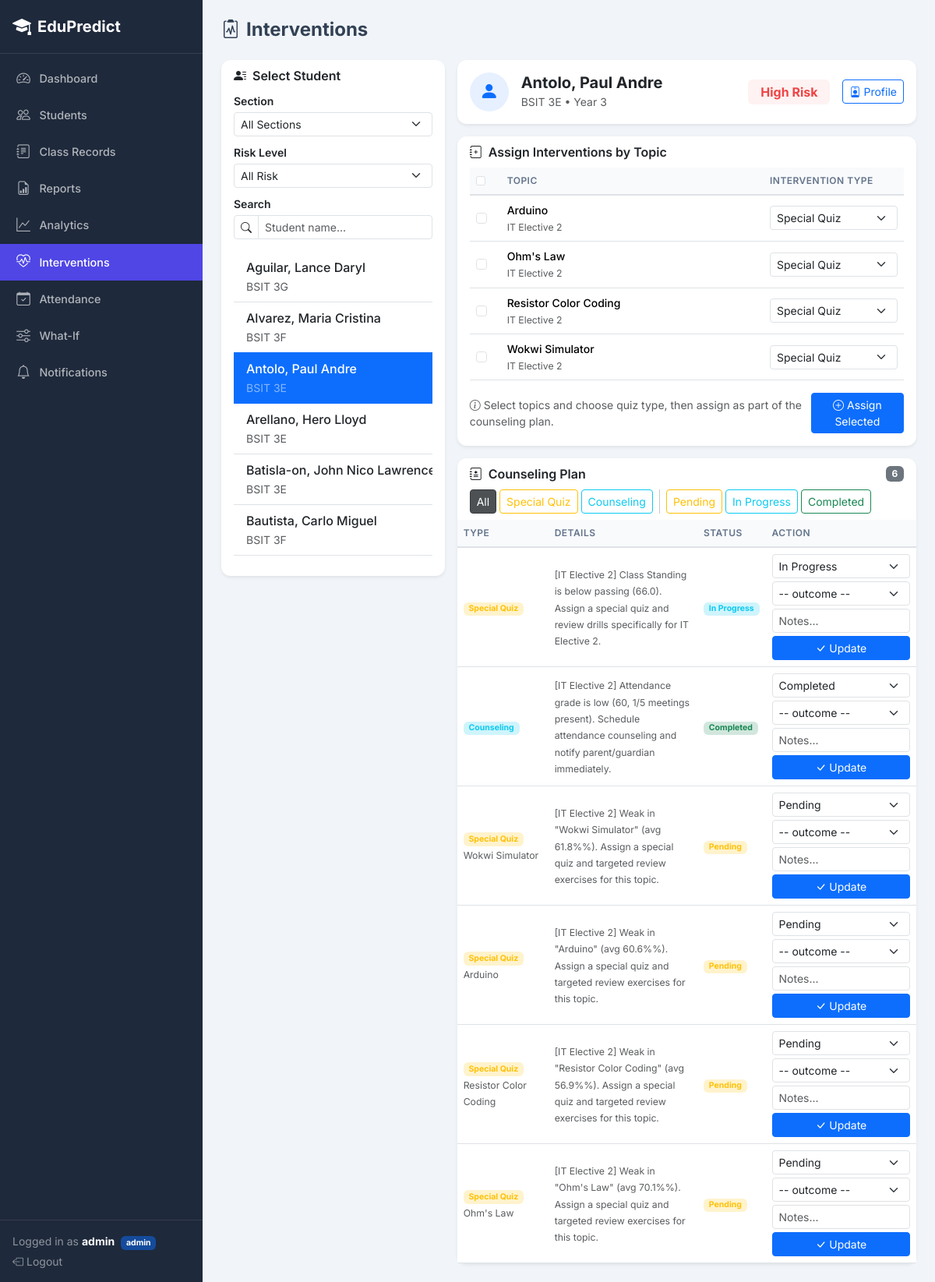
The page /interventions?student_id=1&section=&risk=&q= (signed in) on the database as committed earlier.
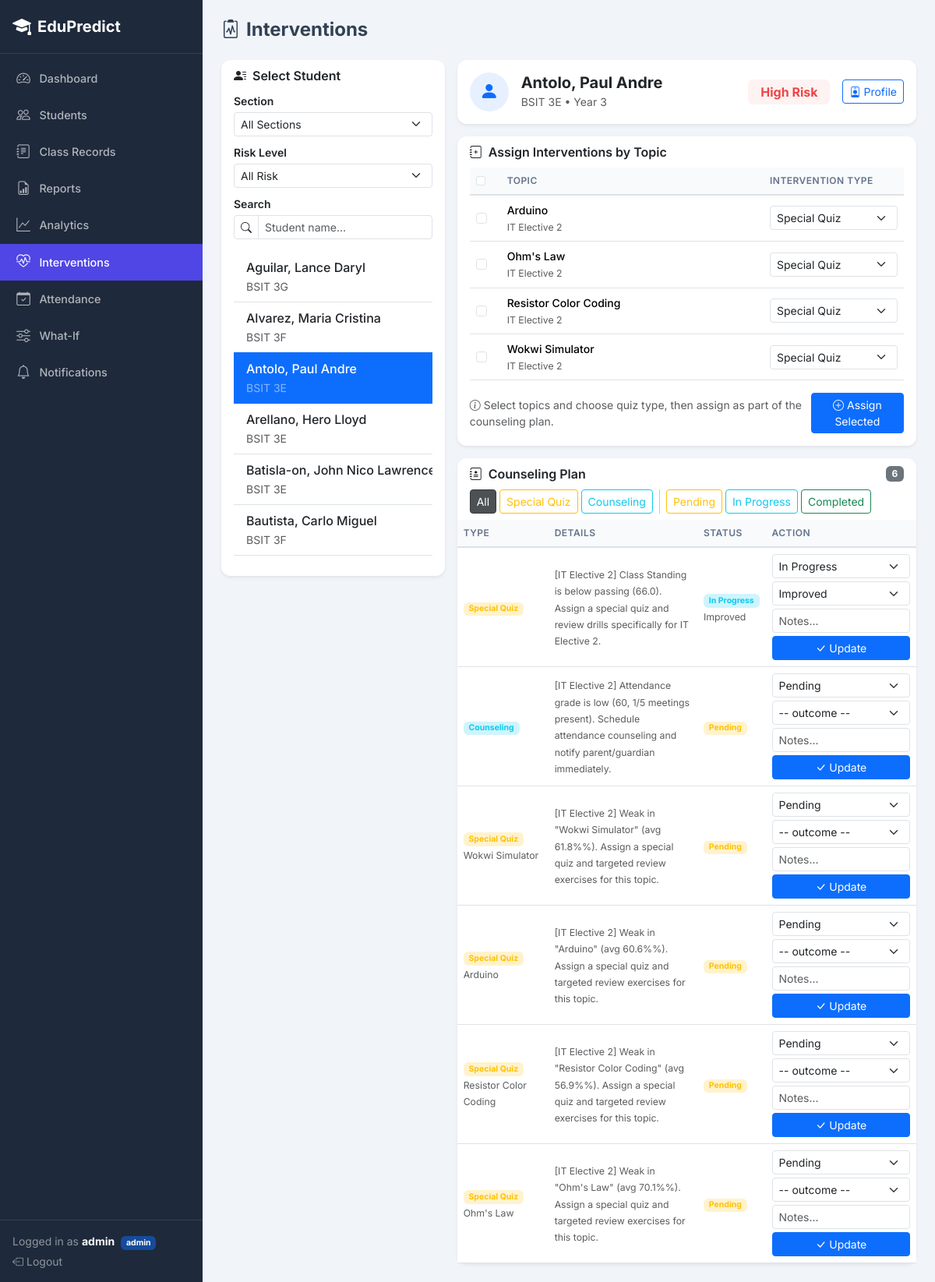
The same page on the database as committed later.
### app.py (models this page shows, shortened)
class Prediction(db.Model):
    __tablename__ = 'predictions'
    id = db.Column(db.Integer, primary_key=True)
    student_id = db.Column(db.Integer, db.ForeignKey('students.id'), nullable=False)
    subject_id = db.Column(db.Integer, db.ForeignKey('subjects.id'), nullable=False)
    risk_level = db.Column(db.String(10))
    predicted_grade = db.Column(db.Float)
    confidence = db.Column(db.Float)
    feature_importance = db.Column(db.Text)
    cluster_label = db.Column(db.String(30))
    recommendations = db.relationship('Recommendation', backref='prediction', lazy=True)
    subject = db.relationship('Subject')

class InterventionLog(db.Model):
    __tablename__ = 'intervention_log'
    id = db.Column(db.Integer, primary_key=True)
    recommendation_id = db.Column(db.Integer, db.ForeignKey('recommendations.id'), nullable=False)
    status = db.Column(db.String(20), default='pending')
    outcome = db.Column(db.String(20))
    notes = db.Column(db.Text)
    followed_up_at = db.Column(db.String(20))

class Recommendation(db.Model):
    __tablename__ = 'recommendations'
    id = db.Column(db.Integer, primary_key=True)
    prediction_id = db.Column(db.Integer, db.ForeignKey('predictions.id'), nullable=False)
    message = db.Column(db.Text)
    strategy_type = db.Column(db.String(50))
    topic_name = db.Column(db.String(100))
    interventions = db.relationship('InterventionLog', backref='recommendation', lazy=True)

### app.py (the view)
@app.route('/interventions')
@staff_required
def interventions():
    status_filter = request.args.get('status', 'all')
    section_filter = request.args.get('section', '')
    risk_filter = request.args.get('risk', '')
    search_q = request.args.get('q', '').strip()
    selected_student_id = request.args.get('student_id', 0, type=int)
    student_query = db.session.query(Student).join(
        Prediction, Prediction.student_id == Student.id
    )
    if section_filter:
        student_query = student_query.filter(Student.section == section_filter)
    if risk_filter in ('High', 'Medium'):
        student_query = student_query.filter(Prediction.risk_level == risk_filter)
    if search_q:
        student_query = student_query.filter(Student.name.ilike(f'%{search_q}%'))
    at_risk_students = student_query.distinct().order_by(Student.name).all()
    selected_student = None
    student_topics = []
    student_interventions = []
    student_prediction = None
    if selected_student_id:
        selected_student = db.session.get(Student, selected_student_id)
        if selected_student:
            student_prediction = Prediction.query.filter_by(
                student_id=selected_student_id
            ).order_by(Prediction.id.desc()).first()
            topics = Topic.query.join(Subject).join(
                Prediction, Prediction.subject_id == Subject.id
            ).filter(Prediction.student_id == selected_student_id).all()
            student_topics = topics if topics else Topic.query.all()
            student_interventions = (
                db.session.query(InterventionLog, Recommendation, Prediction)
                .join(Recommendation, InterventionLog.recommendation_id == Recommendation.id)
                .join(Prediction, Recommendation.prediction_id == Prediction.id)
                .filter(Prediction.student_id == selected_student_id)
                .order_by(InterventionLog.id.desc()).all()
            )
    sections = [r[0] for r in db.session.query(Student.section).distinct().order_by(Student.section).all() if r[0]]
    return render_template('interventions.html',
                           at_risk_students=at_risk_students,
                           selected_student=selected_student,
                           selected_student_id=selected_student_id,
                           student_topics=student_topics,
                           student_interventions=student_interventions,
                           student_prediction=student_prediction,
                           sections=sections,
                           status_filter=status_filter,
                           current_section=section_filter,
                           current_risk=risk_filter,
                           search_q=search_q)

### app.py (called while the page is built)
@login_manager.user_loader
def load_user(user_id):
    return db.session.get(User, int(user_id))

def staff_required(f):
    @wraps(f)
    @login_required
    def decorated(*args, **kwargs):
        if not current_user.is_staff:
            abort(403)
        return f(*args, **kwargs)
    return decorated

    @property
    def is_authenticated(self): return True

    @property
    def is_staff(self): return self.role in ('admin', 'teacher')

    @property
    def is_parent(self): return self.role == 'parent'

### templates/interventions.html (shortened to what the changed rows need)
{% extends "base.html" %}
{% block content %}
<div class="row g-3">
    <div class="col-md-8">
        {% if selected_student %}
        <div class="card border-0 shadow-sm mb-3">
            <div class="card-body py-3">
                <div class="d-flex align-items-center gap-3">
                    <div class="rounded-circle bg-primary bg-opacity-10 d-flex align-items-center justify-content-center" style="width:50px;height:50px;min-width:50px;">
                        <i class="bi bi-person-fill text-primary fs-4"></i>
                    </div>
                    <div class="flex-grow-1">
                        <h5 class="fw-bold mb-0">{{ selected_student.name }}</h5>
                        <small class="text-muted">{{ selected_student.section }} &bull; Year {{ selected_student.year_level }}</small>
                    </div>
                    {% if student_prediction %}
                    <span class="badge badge-{{ student_prediction.risk_level|lower }} fs-6 px-3 py-2">
                        {{ student_prediction.risk_level }} Risk
                    </span>
                    {% endif %}
                    <a href="{{ url_for('student_profile', student_id=selected_student.id) }}" class="btn btn-outline-primary btn-sm">
                        <i class="bi bi-person-badge me-1"></i>Profile
                    </a>
                </div>
            </div>
        </div>
        <div class="card border-0 shadow-sm mb-3">
            <div class="card-body pt-0">
                {% if student_topics %}
                <form method="POST" action="{{ url_for('assign_intervention') }}">
                    <div class="table-responsive">
                        <table class="table table-hover align-middle mb-0">
                            <thead>
                                <tr>
                                    <th style="width:40px;">
                                        <input type="checkbox" class="form-check-input" id="selectAll" title="Select all">
                                    </th>
                                    <th>Topic</th>
                                    <th style="width:180px;">Intervention Type</th>
                                </tr>
                            </thead>
                        </table>
                    </div>
                </form>
                {% else %}
                <p class="text-muted text-center py-3 mb-0">No topics available. Ensure subjects have topics defined.</p>
                {% endif %}
            </div>
        </div>
        <div class="card border-0 shadow-sm">
            <div class="card-body p-0">
                {% if student_interventions %}
                <div class="table-responsive">
                    <table class="table table-hover align-middle mb-0">
                        <thead>
                            <tr>
                                <th>Type</th>
                                <th>Details</th>
                                <th>Status</th>
                                <th>Action</th>
                            </tr>
                        </thead>
                        <tbody id="counselingBody">
                            {% for log, rec, pred in student_interventions %}
                            <tr data-type="{{ rec.strategy_type }}" data-status="{{ log.status }}">
                                <td>
                                    <span class="badge {% if rec.strategy_type == 'Counseling' %}bg-info-subtle text-info{% elif rec.strategy_type == 'Special Quiz' %}bg-warning-subtle text-warning{% else %}bg-primary-subtle text-primary{% endif %}">
                                        {{ rec.strategy_type }}
                                    </span>
                                </td>
                                <td style="max-width:280px;">
                                    <small class="text-muted">{{ rec.message }}</small>
                                </td>
                                <td>
                                    <span class="badge {% if log.status == 'pending' %}bg-warning-subtle text-warning{% elif log.status == 'completed' %}bg-success-subtle text-success{% elif log.status == 'in_progress' %}bg-info-subtle text-info{% else %}bg-secondary-subtle text-secondary{% endif %}">
                                        {{ log.status|replace('_', ' ')|title }}
                                    </span>
                                    {% if log.outcome %}
                                    <br><small class="text-muted">{{ log.outcome|replace('_', ' ')|title }}</small>
                                    {% endif %}
                                </td>
                                <td>
                                    <form method="POST" action="{{ url_for('update_intervention', log_id=log.id) }}" class="d-flex flex-column gap-1" style="min-width:130px;">
                                        <select name="status" class="form-select form-select-sm">
                                            {% for st in ['pending','in_progress','completed','ignored'] %}
                                            <option value="{{ st }}" {{ 'selected' if log.status == st }}>{{ st|replace('_',' ')|title }}</option>
                                            {% endfor %}
                                        </select>
                                        <select name="outcome" class="form-select form-select-sm">
                                            <option value="">-- outcome --</option>
                                            {% for oc in ['improved','no_change','declined'] %}
                                            <option value="{{ oc }}" {{ 'selected' if log.outcome == oc }}>{{ oc|replace('_',' ')|title }}</option>
                                            {% endfor %}
                                        </select>
                                        <input name="notes" class="form-control form-control-sm" placeholder="Notes..." value="{{ log.notes or '' }}">
                                        <button class="btn btn-sm btn-primary" type="submit"><i class="bi bi-check-lg"></i> Update</button>
                                    </form>
                                </td>
                            </tr>
                            {% endfor %}
                        </tbody>
                    </table>
                </div>
                {% else %}
                <p class="text-center text-muted py-4 mb-0">No interventions assigned yet. Select topics above to begin.</p>
                {% endif %}
            </div>
        </div>
        {% endif %}
    </div>
</div>
{% endblock %}

Rows that differ between the two databases and show on the page:
changed InterventionLog "In Progress": outcome (not shown) → "Improved"; outcome "-- outcome --" → "Improved"
changed InterventionLog "Counseling": status "Completed" → "Pending"
